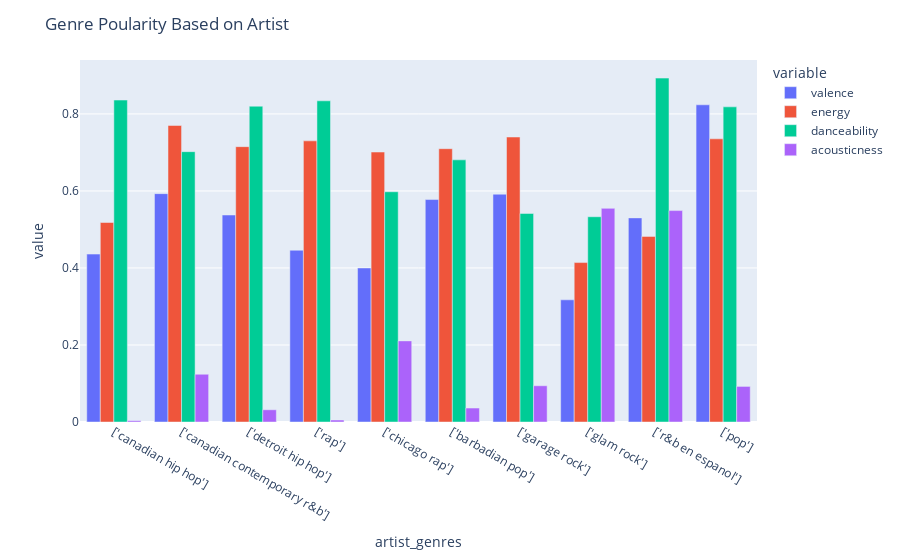

The code cell stored with this chart in its notebook:
### Code cell
fig = px.bar(new_genre2, x='artist_genres', y=['valence', 'energy', 'danceability', 'acousticness'], barmode='group')


fig.update_layout(
    title="Genre Poularity Based on Artist",
    yaxis = dict(
        tickmode = 'linear',
        tick0 = 0,
        dtick = 0.2
    )
)
fig.show()

### Figure 1 — Plotly figure (JSON) as saved in the notebook; plotly's stock layout.template omitted (floating-point values rounded to 4 significant figures)
{"data": [{"alignmentgroup": "True", "hovertemplate": "variable=valence<br>artist_genres=%{x}<br>value=%{y}<extra></extra>", "legendgroup": "valence", "marker": {"color": "#636efa", "pattern": {"shape": ""}}, "name": "valence", "offsetgroup": "valence", "orientation": "v", "showlegend": true, "textposition": "auto", "type": "bar", "x": ["['canadian hip hop']", "['canadian contemporary r&b']", "['detroit hip hop']", "['rap']", "['chicago rap']", "['barbadian pop']", "['garage rock']", "['glam rock']", "['r&b en espanol']", "['pop']"], "xaxis": "x", "y": [0.436, 0.593, 0.5375, 0.446, 0.4, 0.5777, 0.5915, 0.3173, 0.53, 0.8237], "yaxis": "y"}, {"alignmentgroup": "True", "hovertemplate": "variable=energy<br>artist_genres=%{x}<br>value=%{y}<extra></extra>", "legendgroup": "energy", "marker": {"color": "#EF553B", "pattern": {"shape": ""}}, "name": "energy", "offsetgroup": "energy", "orientation": "v", "showlegend": true, "textposition": "auto", "type": "bar", "x": ["['canadian hip hop']", "['canadian contemporary r&b']", "['detroit hip hop']", "['rap']", "['chicago rap']", "['barbadian pop']", "['garage rock']", "['glam rock']", "['r&b en espanol']", "['pop']"], "xaxis": "x", "y": [0.518, 0.77, 0.715, 0.73, 0.701, 0.7097, 0.74, 0.414, 0.482, 0.7353], "yaxis": "y"}, {"alignmentgroup": "True", "hovertemplate": "variable=danceability<br>artist_genres=%{x}<br>value=%{y}<extra></extra>", "legendgroup": "danceability", "marker": {"color": "#00cc96", "pattern": {"shape": ""}}, "name": "danceability", "offsetgroup": "danceability", "orientation": "v", "showlegend": true, "textposition": "auto", "type": "bar", "x": ["['canadian hip hop']", "['canadian contemporary r&b']", "['detroit hip hop']", "['rap']", "['chicago rap']", "['barbadian pop']", "['garage rock']", "['glam rock']", "['r&b en espanol']", "['pop']"], "xaxis": "x", "y": [0.836, 0.702, 0.82, 0.834, 0.5979, 0.6807, 0.5415, 0.533, 0.893, 0.8183], "yaxis": "y"}, {"alignmentgroup": "True", "hovertemplate": "variable=acousticness<br>artist_genres=%{x}<br>value=%{y}<extra></extra>", "legendgroup": "acousticness", "marker": {"color": "#ab63fa", "pattern": {"shape": ""}}, "name": "acousticness", "offsetgroup": "acousticness", "orientation": "v", "showlegend": true, "textposition": "auto", "type": "bar", "x": ["['canadian hip hop']", "['canadian contemporary r&b']", "['detroit hip hop']", "['rap']", "['chicago rap']", "['barbadian pop']", "['garage rock']", "['glam rock']", "['r&b en espanol']", "['pop']"], "xaxis": "x", "y": [0.00336, 0.124, 0.03175, 0.00513, 0.2106, 0.03628, 0.09413, 0.5547, 0.549, 0.0924], "yaxis": "y"}], "layout": {"barmode": "group", "legend": {"title": {"text": "variable"}, "tracegroupgap": 0}, "margin": {"t": 60}, "title": {"text": "Genre Poularity Based on Artist"}, "xaxis": {"anchor": "y", "domain": [0, 1], "title": {"text": "artist_genres"}}, "yaxis": {"anchor": "x", "domain": [0, 1], "dtick": 0.2, "tick0": 0, "tickmode": "linear", "title": {"text": "value"}}}}
